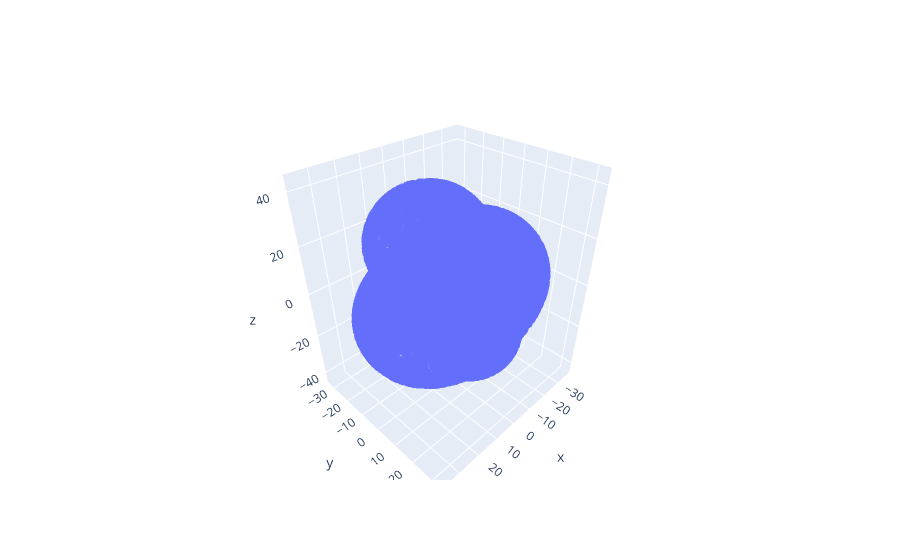

The cell this chart's notebook holds for it:
### Code cell
XX, YY, ZZ = NS.conversion_surface_est(time, Particles.axionmass).T

marker_data = go.Scatter3d(
    x=XX, 
    y=YY, 
    z=ZZ, 
    marker=go.scatter3d.Marker(size=3), 
    opacity=0.8, 
    mode='markers'
)
fig=go.Figure(data=marker_data)
fig.show()

### Figure 1 — Plotly figure (JSON) as saved in the notebook; plotly's stock layout.template omitted (floating-point values rounded to 4 significant figures; data arrays with more than 128 entries replaced by an {"elided": "..."} marker saying what was removed)
{"data": [{"marker": {"size": 3}, "mode": "markers", "opacity": 0.8, "type": "scatter3d", "x": {"elided": "9867 float values"}, "y": {"elided": "9867 float values"}, "z": {"elided": "9867 float values"}}], "layout": {}}
